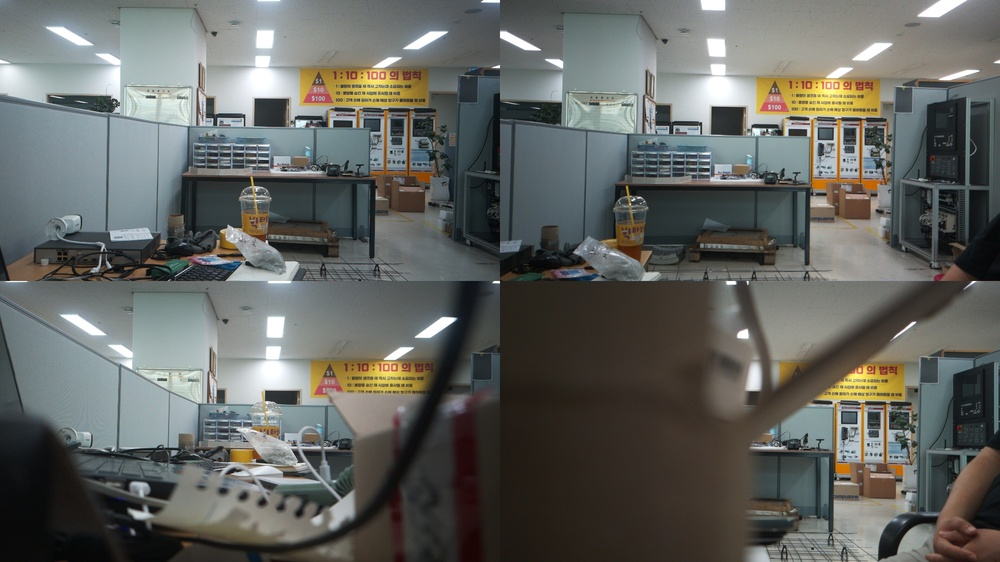
#> input picture raspi_image.jpg, 1000 x 562 px, shrunk from 3840 x 2160 before the run
$ python -i n_blur.py   (imports and definitions only)
#> lines starting #> are read from the running program, lines starting #| are printed output that depends on the picture
#> further down, picture is the input picture: shape (562, 1000, 3); mean B, G, R 96.6, 100.6, 98.9
import cv2
import numpy as np

def custom_blur(img:np.ndarray, iteration = 1):
#> called with iteration = 1
    if img.dtype != np.uint8:
        img = img.astype(np.uint8)
    kernel = np.ones((5,5), np.uint8)
    img_bilateral = cv2.bilateralFilter(img, -1, 50, 15)
    img_median = cv2.medianBlur(img, 7)
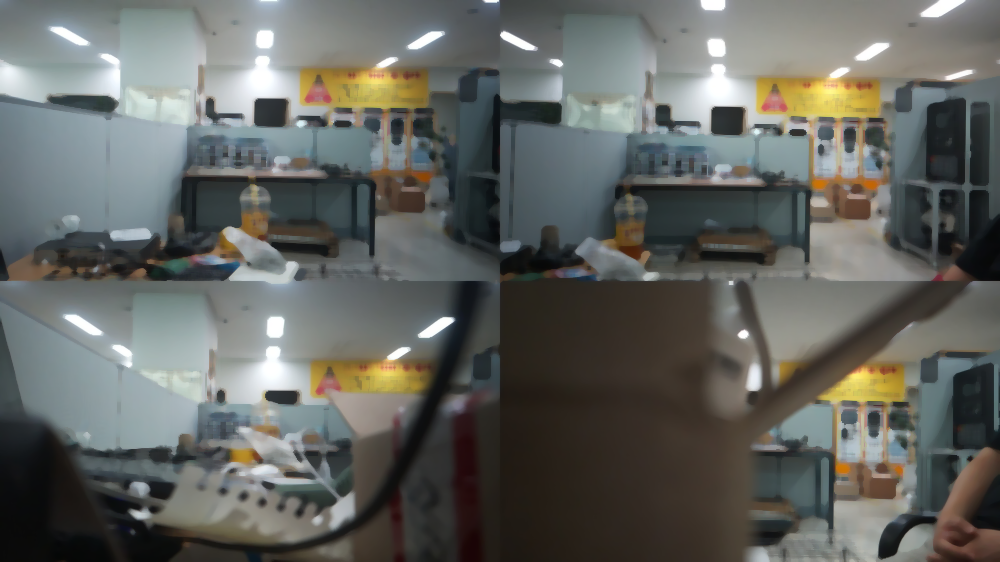
#> img_median: shape (562, 1000, 3); mean B, G, R 96.7, 101.1, 99.3
    img_Gaussian = cv2.GaussianBlur(img, (0,0), sigmaX = 5, sigmaY = 5)
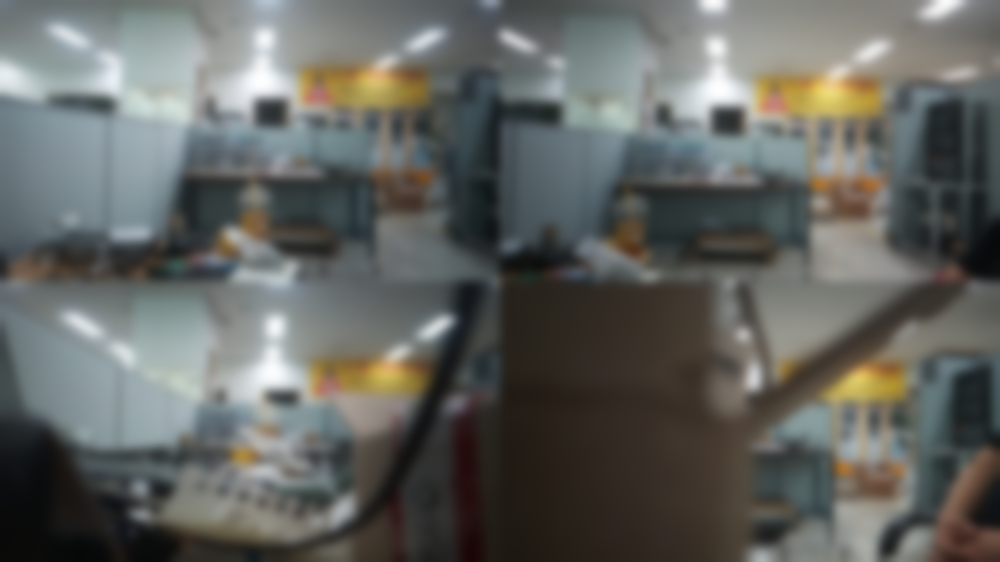
#> img_Gaussian: shape (562, 1000, 3); mean B, G, R 96.6, 100.6, 98.9
    img_blur = np.maximum(img, img_Gaussian, img_median)
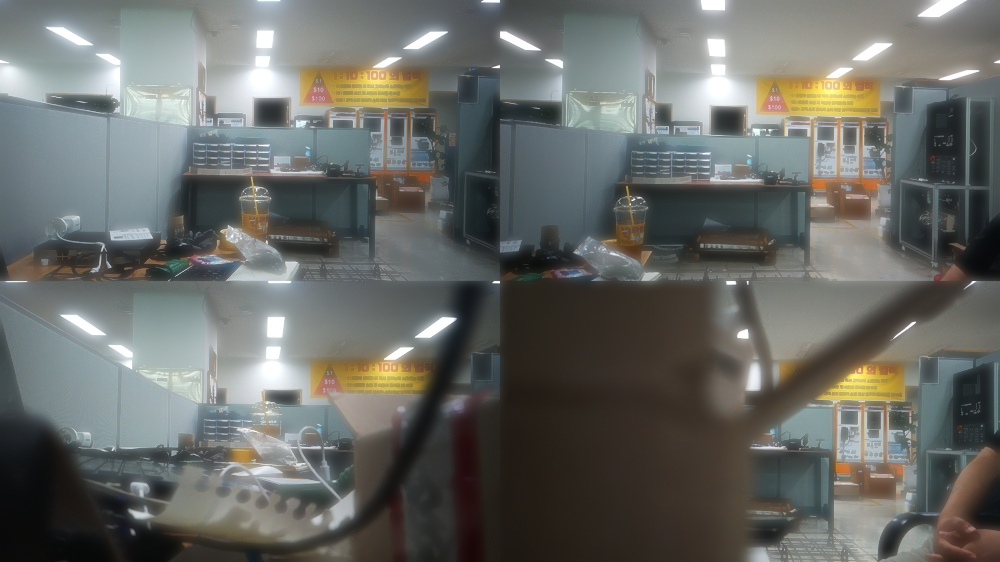
#> img_blur: shape (562, 1000, 3); mean B, G, R 102.1, 106.1, 104.3


    for _ in range(iteration):
        img = cv2.dilate(img_blur, kernel, iterations=1)

        img_median = cv2.medianBlur(img, 7)
        img_Gaussian = cv2.GaussianBlur(img, (0, 0), sigmaX=5, sigmaY=5)
        img_blur = np.maximum(img, img_Gaussian, img_median)
#> this loop made 1 pass
#> pass 1, in custom_blur, `img = cv2.dilate(img_blur, kernel, iterations=1)`:
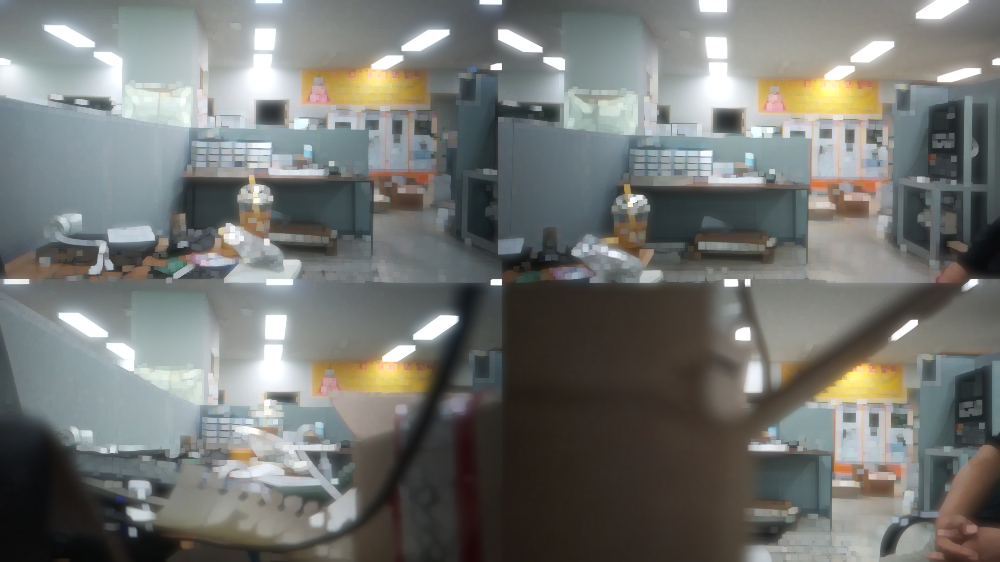
#> img: shape (562, 1000, 3); mean B, G, R 113.9, 117.3, 115.5
#> pass 1, in custom_blur, `img_Gaussian = cv2.GaussianBlur(img, (0, 0), sigmaX=5, sigmaY=5)`:
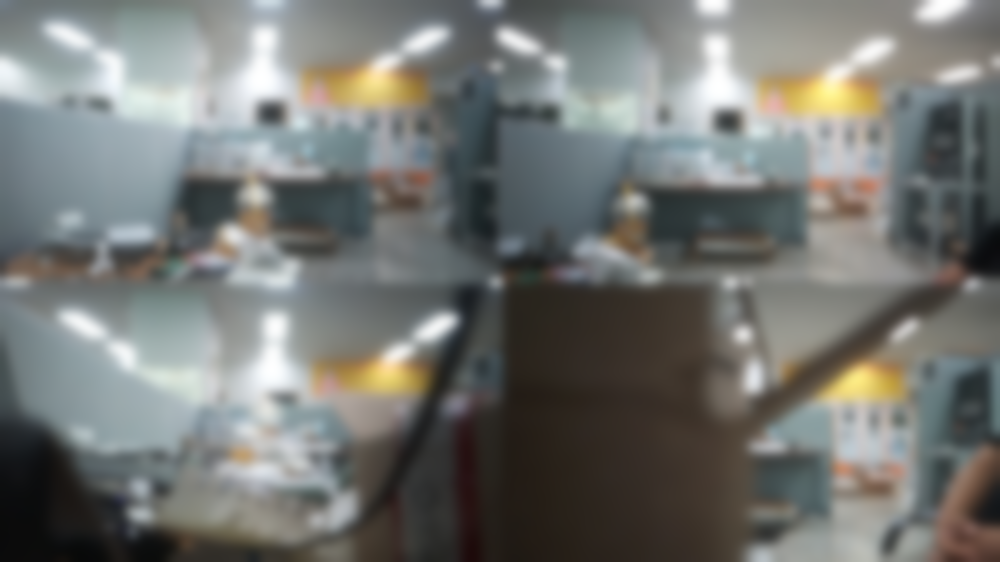
#> img_Gaussian: shape (562, 1000, 3); mean B, G, R 113.9, 117.3, 115.5
#> pass 1, in custom_blur, `img_blur = np.maximum(img, img_Gaussian, img_median)`:
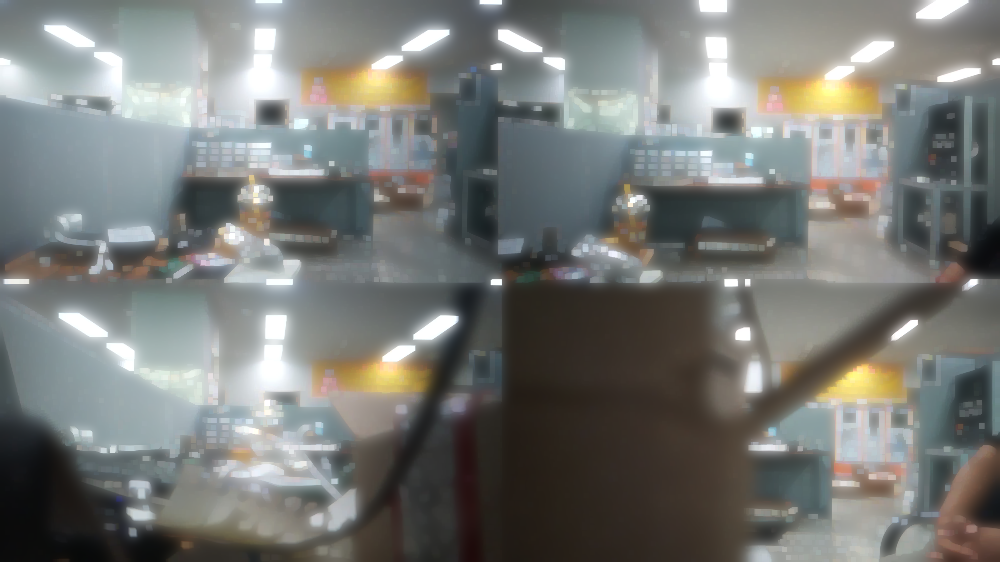
#> img_blur: shape (562, 1000, 3); mean B, G, R 117.9, 121.1, 119.3

    return img_blur

>>> import cv2
>>> picture = cv2.imread('raspi_image.jpg')
>>> result = custom_blur(picture)

$ run again, on res_0.png
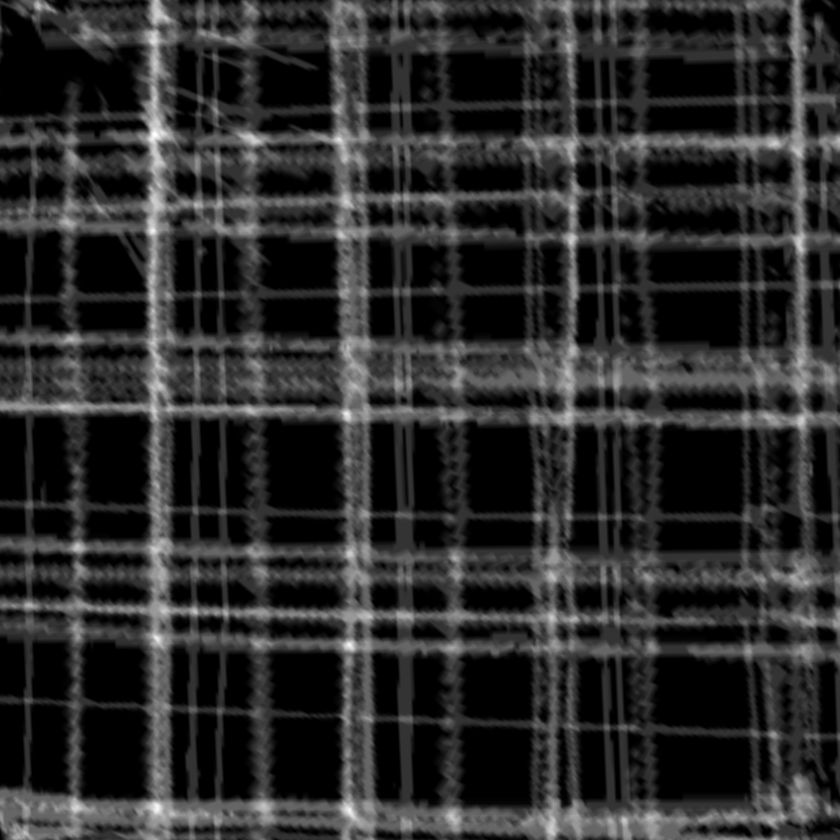
#> input picture res_0.png, 840 x 840 px, shrunk from 1024 x 1024 before the run
#> picture is the input picture: shape (840, 840, 3); min 0, max 255, mean 43.8
#> in custom_blur, `img_blur = np.maximum(img, img_Gaussian, img_median)`:
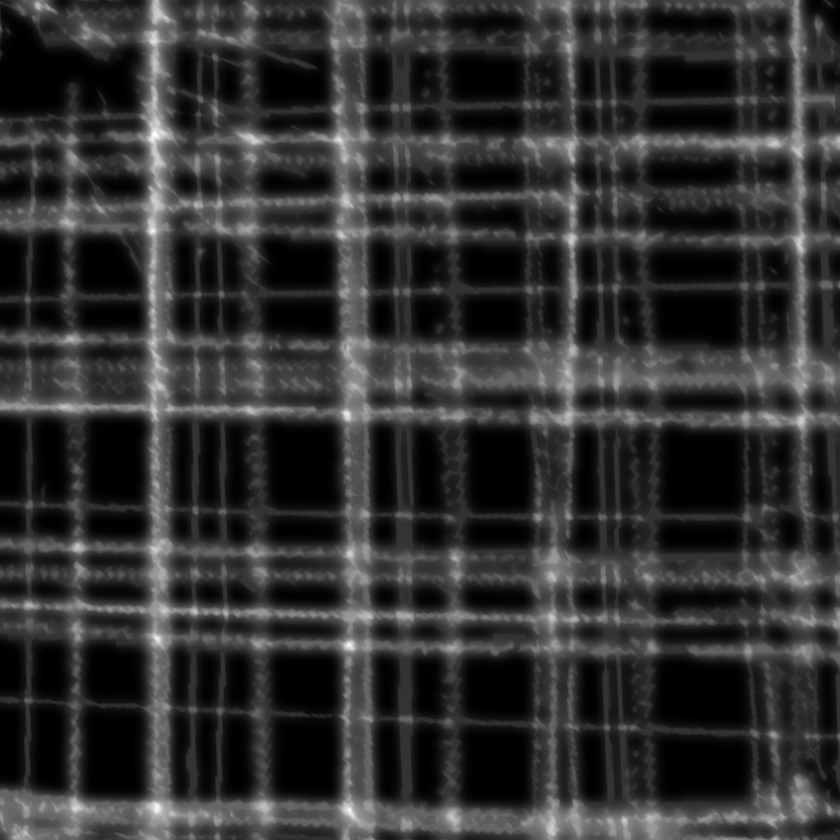
#> img_blur: shape (840, 840, 3); min 0, max 255, mean 49.6
#> the loop in custom_blur, `for _ in range(iteration):` made 1 pass
#> pass 1, in custom_blur, `img_Gaussian = cv2.GaussianBlur(img, (0, 0), sigmaX=5, sigmaY=5)`:
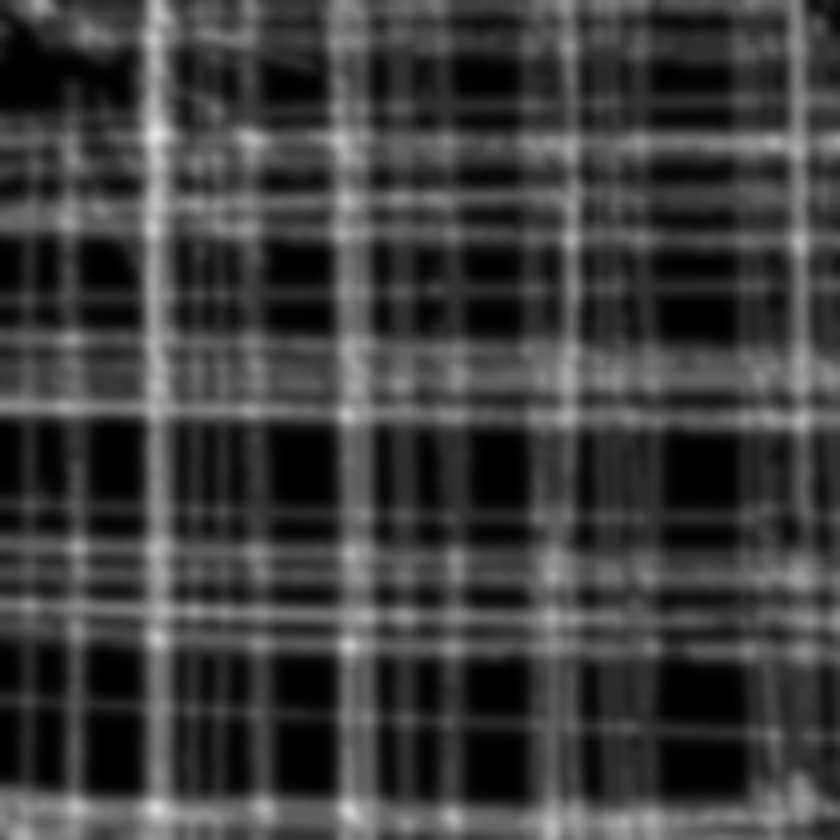
#> img_Gaussian: shape (840, 840, 3); min 0, max 228, mean 61.6

$ run again, on res_10.png
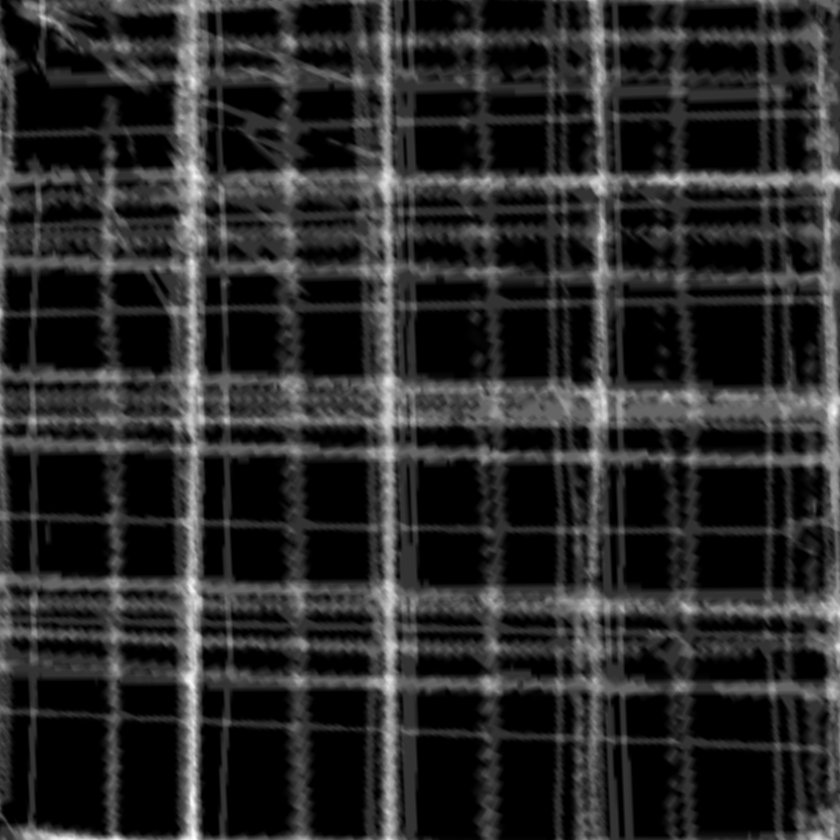
#> input picture res_10.png, 840 x 840 px, shrunk from 1024 x 1024 before the run
#> picture is the input picture: shape (840, 840, 3); min 0, max 255, mean 41.6
#> in custom_blur, `img_blur = np.maximum(img, img_Gaussian, img_median)`:
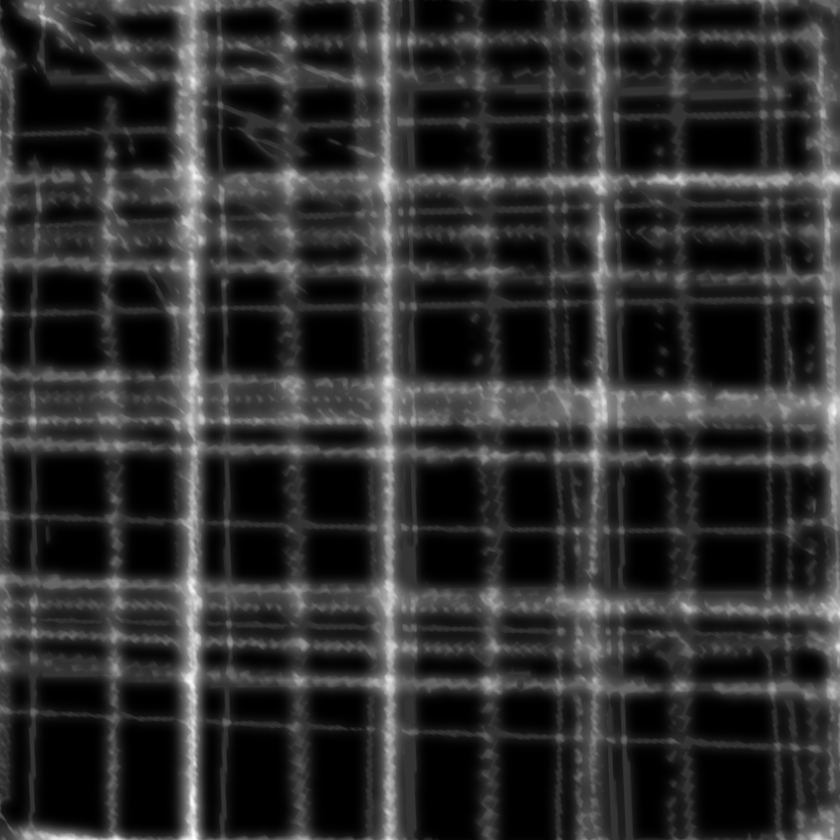
#> img_blur: shape (840, 840, 3); min 0, max 255, mean 47.2
#> the loop in custom_blur, `for _ in range(iteration):` made 1 pass
#> pass 1, in custom_blur, `img_Gaussian = cv2.GaussianBlur(img, (0, 0), sigmaX=5, sigmaY=5)`:
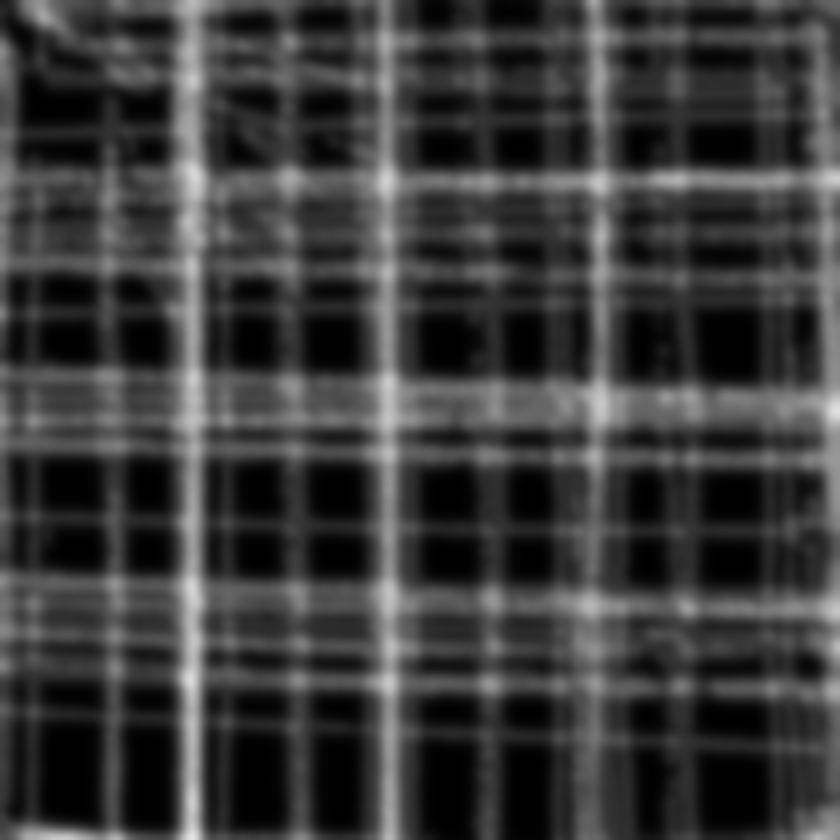
#> img_Gaussian: shape (840, 840, 3); min 0, max 229, mean 58.9
